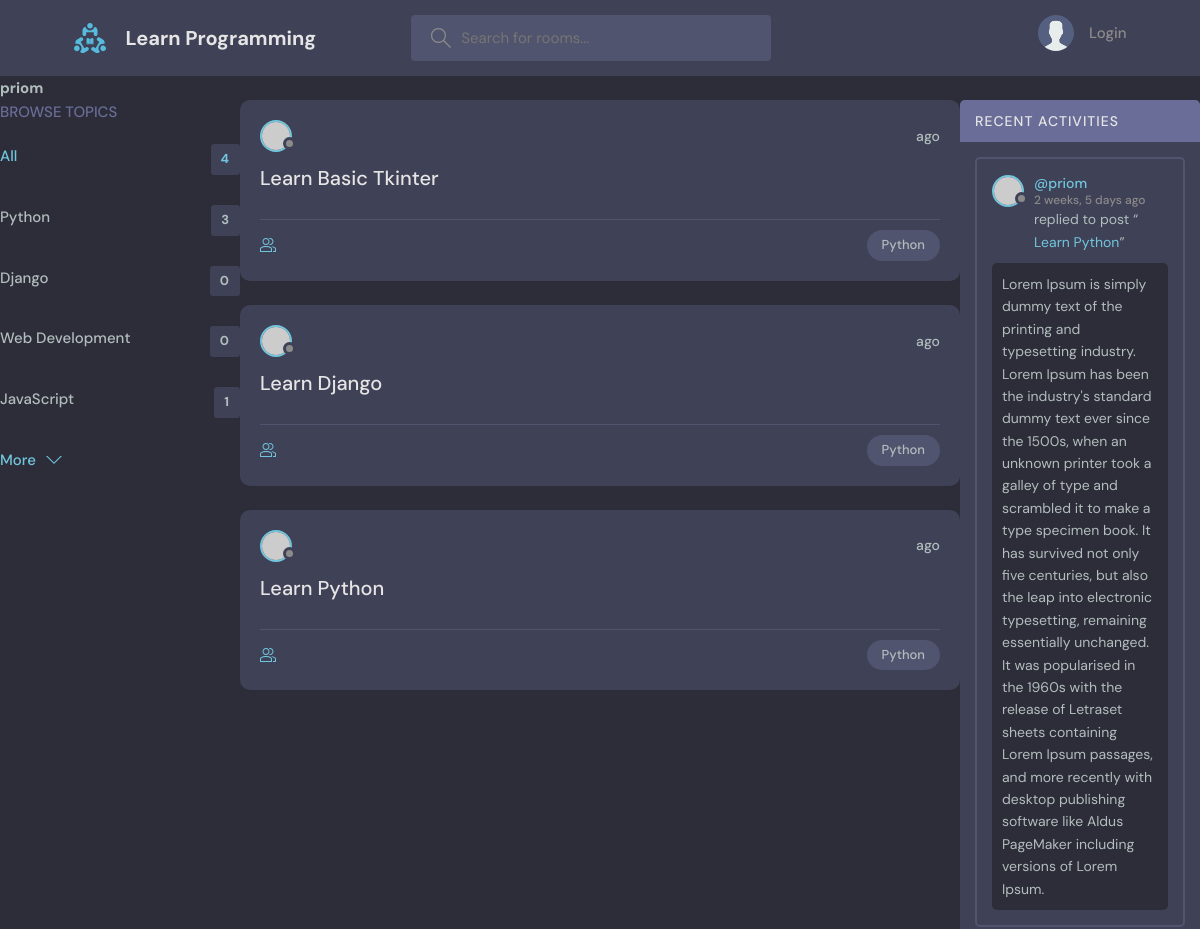
Before: /profile/1/ (upper part) with the older database file.
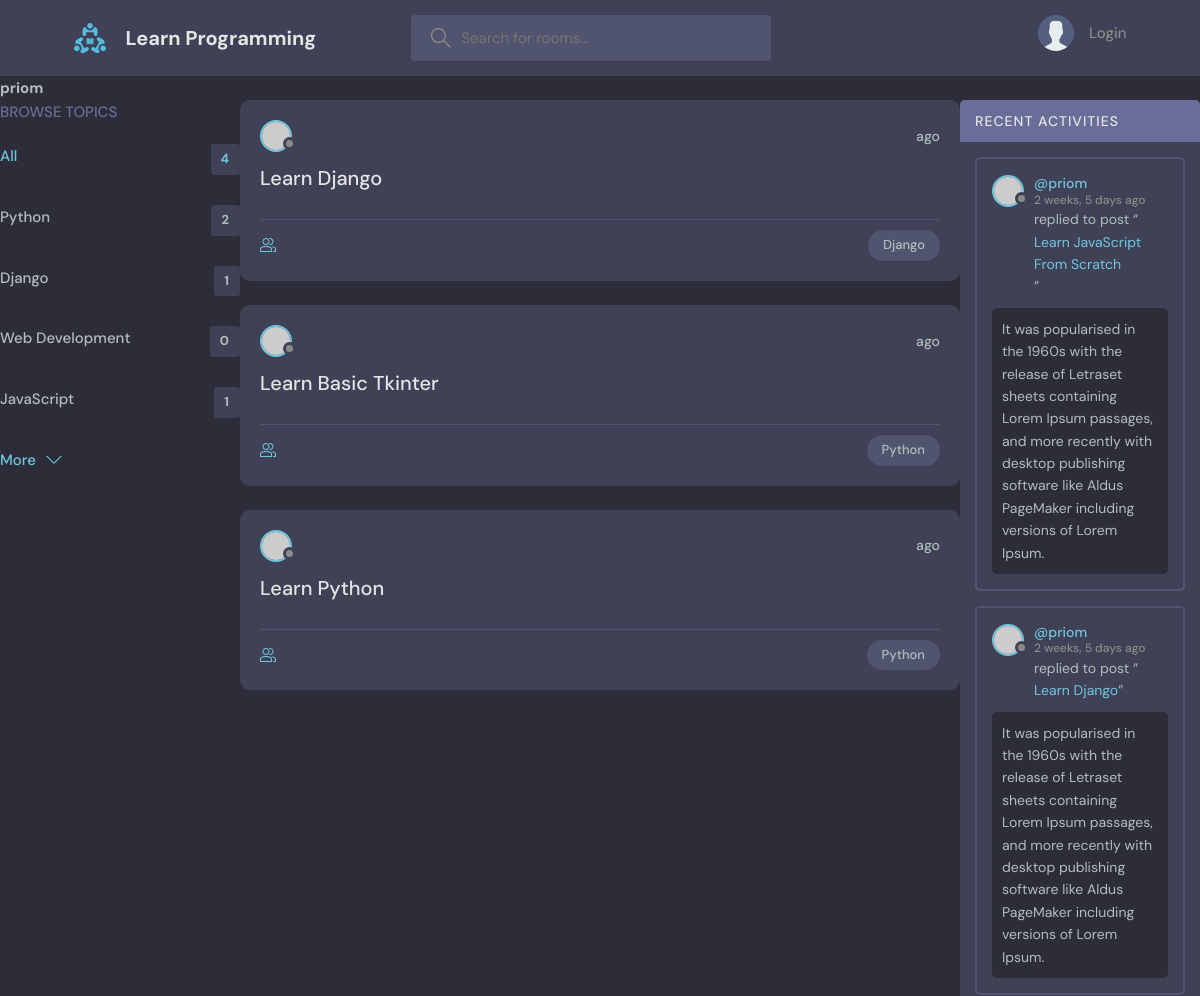
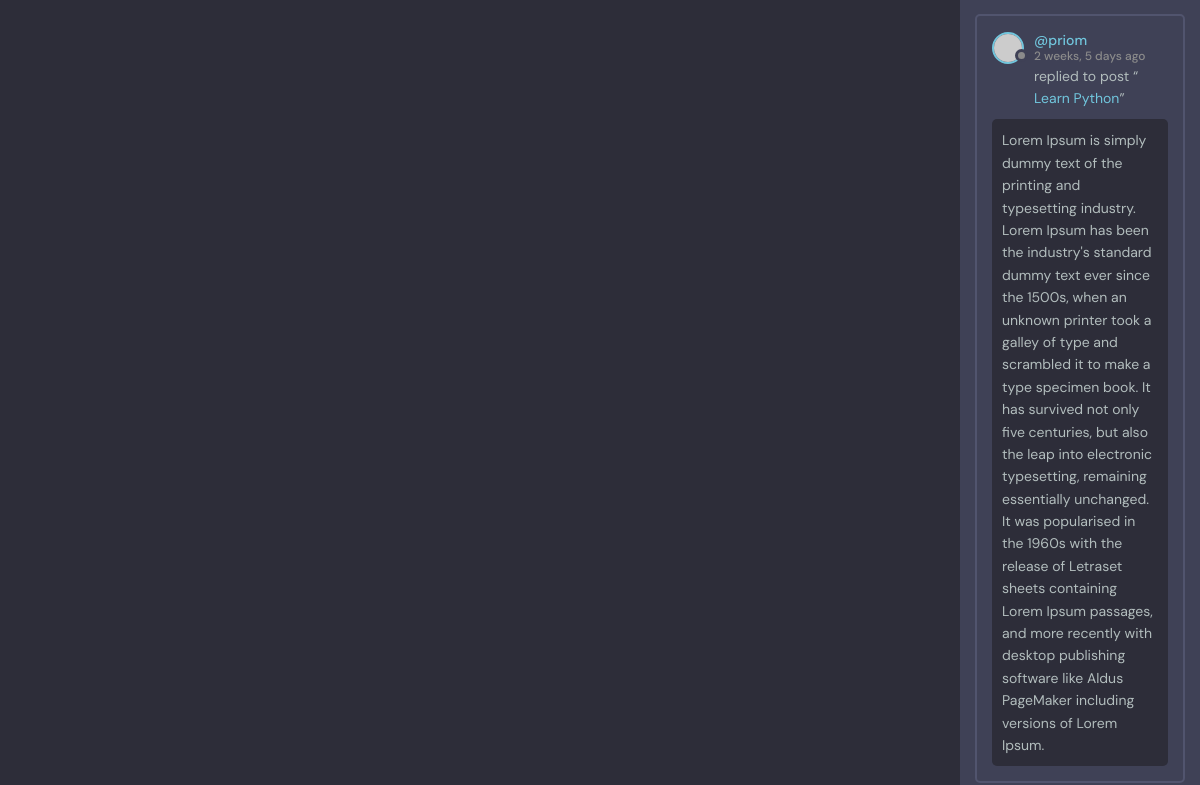
After: the same page with the newer database file (2 pictures, top to bottom).
### base/models.py (models this page shows, shortened)
class Topic(models.Model):
    name = models.CharField(max_length=200)

class Room(models.Model):
    host = models.ForeignKey(User, on_delete=models.SET_NULL, null=True)
    topic = models.ForeignKey(Topic, on_delete=models.SET_NULL, null=True)
    name = models.CharField(max_length=200)
    description = models.TextField(null=True, blank=True)
    participants = models.ManyToManyField(
        User, related_name='participants', blank=True)
    updated = models.DateTimeField(auto_now=True)
    created = models.DateTimeField(auto_now_add=True)
    class Meta:
        ordering = ['-updated', '-created']
    def __str__(self):
        return self.name

class Message(models.Model):
    user = models.ForeignKey(User, on_delete=models.CASCADE)
    room = models.ForeignKey(Room, on_delete=models.CASCADE)
    body = models.TextField()
    updated = models.DateTimeField(auto_now=True)
    created = models.DateTimeField(auto_now_add=True)
    class Meta:
        ordering = ['-updated', '-created']

### base/views.py (the view)
# urls.py: path('profile/<str:pk>/', views.userProfile, name="user-profile"),
def userProfile(request, pk):
    user = User.objects.get(id=pk)
    room = user.room_set.all()
    room_messages = user.message_set.all()
    topics = Topic.objects.all()
    context = {'user': user, 'room': room,
               'room_messages': room_messages, 'topics': topics}
    return render(request, 'base/profile.html', context)

### base/templates/base/profile.html (shortened to what this page needs)
{% extends 'main.html' %}
{% block content %}
<h1>{{user.username}}</h1>
<div class="profile-container">
    <div>
        {% include 'base/topics_component.html' %}
    </div>
    <div>
        {% include 'base/feed_component.html' %}
    </div>
    <div>
        {% include 'base/activity_component.html' %}
    </div>
</div>
{% endblock content %}

### templates/main.html (shortened to what this page needs)
<!DOCTYPE html>
{% load static %}
<html lang="en">
<head>
    <link rel="stylesheet" href="{% static 'styles/style.css' %}" />
</head>
<body>
    {% include 'navbar.html'%}
    {% block content %}
    {% endblock %}
</body>
</html>

### templates/navbar.html (shortened to what this page needs)
{% load static %}
<header class="header header--loggedIn">
    <div class="container">
        <a href="{% url 'home' %}" class="header__logo">
            <img src="{% static 'images/logo.svg' %}" />
            <h1>Learn Programming</h1>
        </a>
        <form class="header__search" method="GET" action="{% url 'home' %}">
            <label>
                <input name="q" placeholder="Search for rooms..." />
            </label>
        </form>
        <nav class="header__menu">
            {% if request.user.is_authenticated %}
            <div class="header__user">
                <a href="profile.html">
                    <div class="avatar avatar--medium active">
                        <img src="https://randomuser.me/api/portraits/men/37.jpg" />
                    </div>
                    <p>{{request.user.username}} <span>@{{request.user.username}}</span></p>
                </a>
                <button class="dropdown-button">
                    <svg version="1.1" xmlns="http://www.w3.org/2000/svg" width="32" height="32" viewBox="0 0 32 32">
                        <title>chevron-down</title>
                        <path d="M16 21l-13-13h-3l16 16 16-16h-3l-13 13z"></path>
                    </svg>
                </button>
            </div>
            {% else %}
            <a href="{% url 'login' %}">
                <img src="{% static 'images/avatar.svg' %}" />
                <p>Login</p>
            </a>
            {% endif %}
        </nav>
    </div>
</header>

### base/templates/base/topics_component.html
<div class="topics">
    <div class="topics__header">
        <h2>Browse Topics</h2>
    </div>
    <ul class="topics__list">
        <li>
            <a href="{% url 'home' %}" class="active">All <span>{{topics.count}}</span></a>
        </li>
        {% for topic in topics %}
        <li>
            <a href="{% url 'home' %}?q={{topic.name}}">{{topic.name}} <span>{{topic.room_set.all.count}}</span></a>
        </li>
        {% endfor %}
    </ul>
    <a class="btn btn--link" href="topics.html">
        More
        <svg version="1.1" xmlns="http://www.w3.org/2000/svg" width="32" height="32" viewBox="0 0 32 32">
            <title>chevron-down</title>
            <path d="M16 21l-13-13h-3l16 16 16-16h-3l-13 13z"></path>
        </svg>
    </a>
</div>

### base/templates/base/feed_component.html (shortened to what this page needs)
{% for rooms in room %}
<div class="roomListRoom">
    <div class="roomListRoom__header">
        <a href="{% url 'user-profile' rooms.host.id %}" class="roomListRoom__author">
            <div class="avatar avatar--small">
                <img src="https://randomuser.me/api/portraits/women/11.jpg" />
            </div>
        </a>
        <div class="roomListRoom__actions">
            <span>{{room.created|timesince}} ago</span>
        </div>
    </div>
    <div class="roomListRoom__content">
        <a href="{% url 'room' rooms.id %}">{{rooms.name}}</a>
    </div>
    <div class="roomListRoom__meta">
        <a href="{% url 'room' rooms.id %}" class="roomListRoom__joined">
        </a>
        <p class="roomListRoom__topic">{{rooms.topic.name}}</p>
    </div>
</div>
{% endfor %}

### base/templates/base/activity_component.html (shortened to what this page needs)
<div class="activities">
    <div class="activities__header">
        <h2>Recent Activities</h2>
    </div>
    {% for message in room_messages %}
    <div class="activities__box">
        <div class="activities__boxHeader roomListRoom__header">
            <a href="{% url 'user-profile' message.user.id %}" class="roomListRoom__author">
                <div class="avatar avatar--small">
                    <img src="https://randomuser.me/api/portraits/women/11.jpg" />
                </div>
                <p>
                    @{{message.user}}
                    <span>{{message.created|timesince}} ago</span>
                </p>
            </a>
        </div>
        <div class="activities__boxContent">
            <p>replied to post “<a href="{% url 'room' message.room.id %}">{{message.room}}</a>”</p>
            <div class="activities__boxRoomContent">
                {{message.body}}
            </div>
        </div>
    </div>
    {% endfor %}
</div>

### base/templates/base/profile.html (style rules this page uses)
.profile-container { display: grid; grid-template-columns: 1fr 3fr 1fr; }

Changed rows visible on the page:
computed for Topic "Python": room_set.all.count "3" → "2"
computed for Topic "Django": room_set.all.count "0" → "1"
changed Room "Learn Django": topic.name "Python" → "Django"; moves up the list
added Message: user "priom", created "2 weeks, 5 days", room "Learn JavaScript From Scratch", body "It was popularised in the 1960s with the release of Letraset sheets containing Lorem Ipsum passages, and more recently with desktop publishing software like Aldus PageMaker including versions of Lorem Ipsum."
added Message: user "priom", created "2 weeks, 5 days", room "Learn Django", body "It was popularised in the 1960s with the release of Letraset sheets containing Lorem Ipsum passages, and more recently with desktop publishing software like Aldus PageMaker including versions of Lorem Ipsum."
